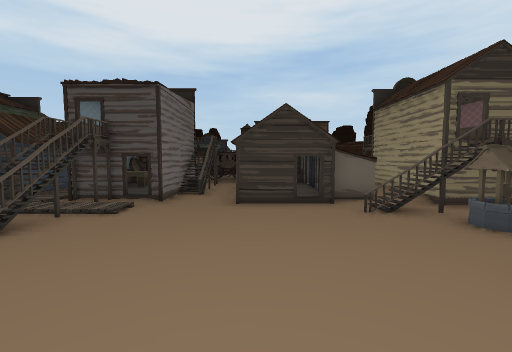
[1] (above)

12 first-person views from a walk through a Unity game level. The camera is 1.2 m above the floor, tilts 4° down and sees 90° across. The floor is counted in squares, 2 m on a side. Each view is taken from the middle of a square. On the plan, view 1 faces up. The plan holds only what a view shows up to about 9 squares ahead; the rest is blank. The place goes on beyond the plan. Some animated figures are left out. Door leaves are left out, so doorways stand open. Some surface patterns are stand-ins.

[2]
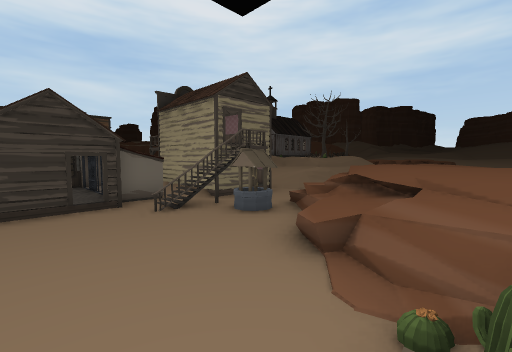

[3]
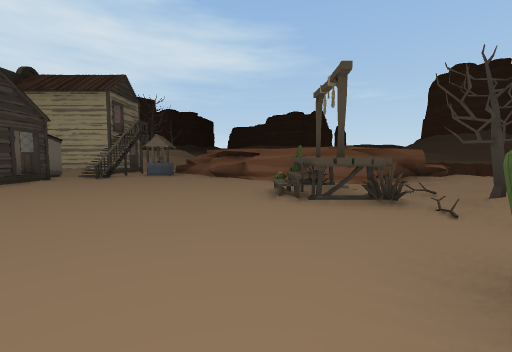

[4]
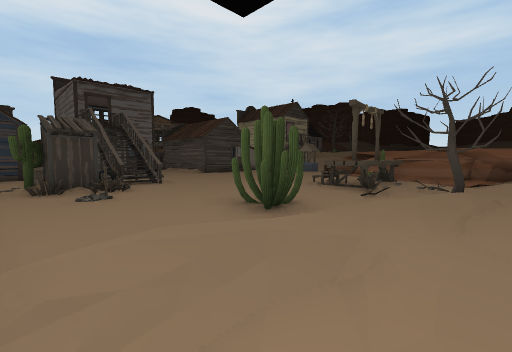

[5]
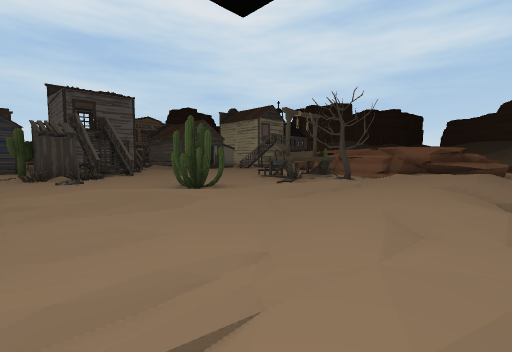

[6]
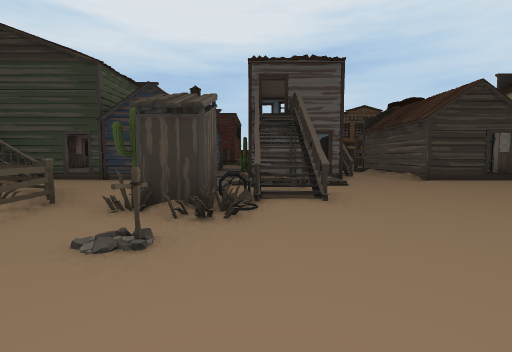

[7]
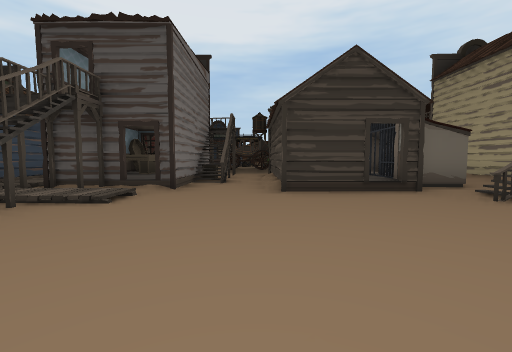

[8]
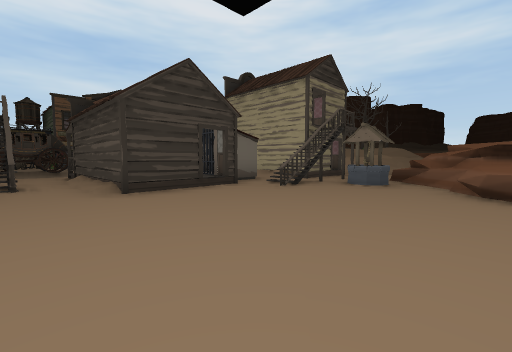

[9]
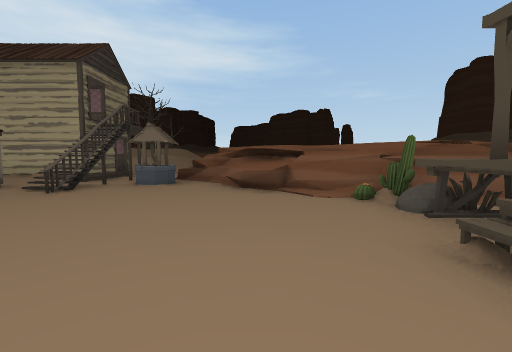

[10]
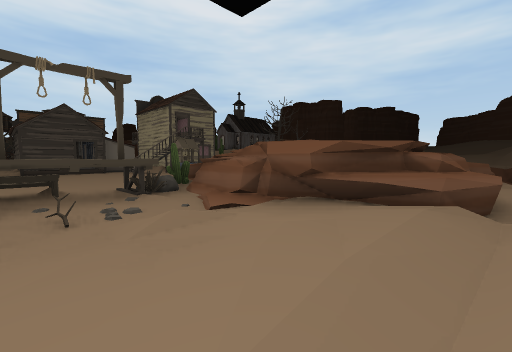

[11]
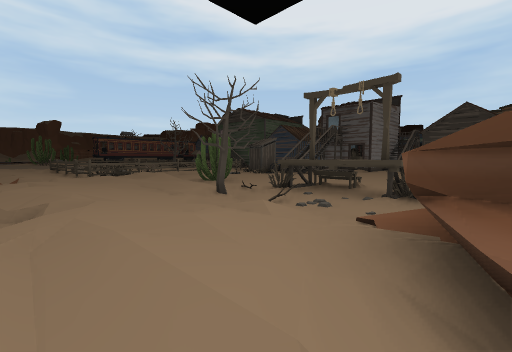

[12]
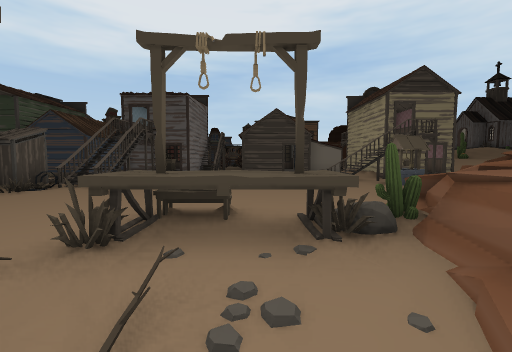

### Floor plan
Key: @ floor where view 1 was taken; # wall or solid block; . main floor; : floor 0.5 m higher than the main floor; + floor 2 m higher than the main floor; / step, stairs or slope; D open door; = window, fence, low wall or low ledge; W well; C cactus; T tree; M tombstone; O other object.
Columns run from 7 left of view 1 to 10 right of it. Each row starts with its distance up from view 1.
 13      OO
 12      OO#
 11     O ## O
 10   #O#####D#
  9 #  OO### D#.#
  8 #: :#. #:##.#
  7 #. DD.##DD..DDD
  6 .:##....DD//##.
  5 .:##.......W...
  4 .O##.......WW==
  3 COO.........=#+++
  2 .M........=== ++++
  1 ..........###++ ++
  0 ...C../@OC=++++
 -1 ./.C./OOO=++
 -2 O.:...T. =+
 -3 :......:.=++
 -4 ..:::::::/=#=====
 -5 //.:/=/...== #==#=

Where each view was taken, in squares from view 1:
view 1: 0 up, 0 right, facing up
view 2: 0 up, 0 right, facing up-right
view 3: 1 up, 5 left, facing right
view 4: 3 down, 7 left, facing up-right
view 5: 5 down, 7 left, facing up-right
view 6: 0 up, 5 left, facing up
view 7: 2 up, 1 left, facing up
view 8: 2 up, 2 left, facing up-right
view 9: 2 up, 2 left, facing right
view 10: 5 down, 1 left, facing up-right
view 11: 5 down, 2 right, facing up-left
view 12: 3 down, 0 right, facing up
